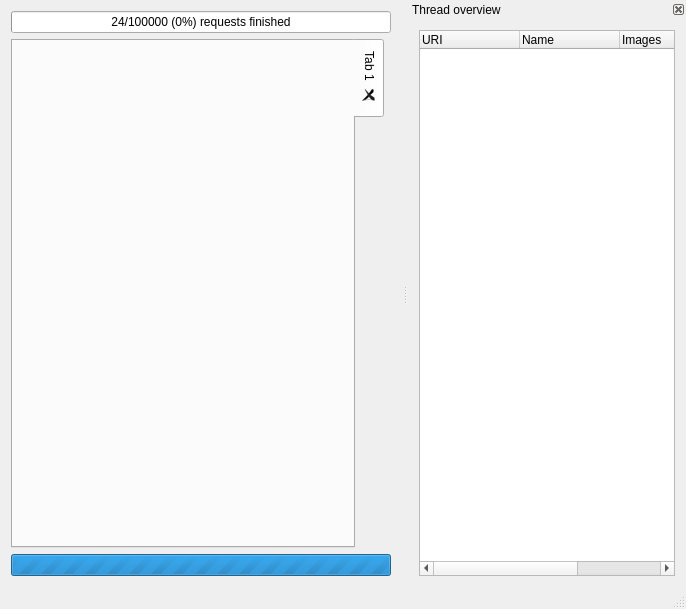
<?xml version="1.0" encoding="UTF-8"?>
<ui version="4.0">
 <class>MainWindow</class>
 <widget class="QMainWindow" name="MainWindow">
  <property name="geometry">
   <rect>
    <x>0</x>
    <y>0</y>
    <width>686</width>
    <height>609</height>
   </rect>
  </property>
  <property name="windowTitle">
   <string>4chan Downloader</string>
  </property>
  <property name="windowIcon">
   <iconset resource="resources.qrc">
    <normaloff>:/icons/resources/4chan.ico</normaloff>:/icons/resources/4chan.ico</iconset>
  </property>
  <widget class="QWidget" name="centralWidget">
   <layout class="QGridLayout" name="gridLayout">
    <item row="0" column="0" colspan="2">
     <widget class="QProgressBar" name="pbOpenRequests">
      <property name="maximum">
       <number>999999999</number>
      </property>
      <property name="value">
       <number>24</number>
      </property>
      <property name="format">
       <string>%v/%m (%p%) requests finished</string>
      </property>
     </widget>
    </item>
    <item row="1" column="0">
     <widget class="QTabWidget" name="tabWidget">
      <property name="tabPosition">
       <enum>QTabWidget::East</enum>
      </property>
      <property name="tabShape">
       <enum>QTabWidget::Rounded</enum>
      </property>
      <property name="currentIndex">
       <number>0</number>
      </property>
      <property name="tabsClosable">
       <bool>true</bool>
      </property>
      <property name="movable">
       <bool>true</bool>
      </property>
      <widget class="QWidget" name="tab">
       <attribute name="title">
        <string>Tab 1</string>
       </attribute>
      </widget>
     </widget>
    </item>
    <item row="2" column="0" colspan="2">
     <widget class="QProgressBar" name="pbPendingThumbnails">
      <property name="maximum">
       <number>0</number>
      </property>
      <property name="value">
       <number>0</number>
      </property>
      <property name="format">
       <string>Another %v thumbnails to create</string>
      </property>
     </widget>
    </item>
   </layout>
  </widget>
  <widget class="QStatusBar" name="statusBar"/>
  <widget class="QDockWidget" name="dockWidget">
   <property name="floating">
    <bool>false</bool>
   </property>
   <property name="features">
    <set>QDockWidget::DockWidgetClosable|QDockWidget::DockWidgetMovable</set>
   </property>
   <property name="allowedAreas">
    <set>Qt::LeftDockWidgetArea|Qt::RightDockWidgetArea</set>
   </property>
   <property name="windowTitle">
    <string>Thread overview</string>
   </property>
   <attribute name="dockWidgetArea">
    <number>2</number>
   </attribute>
   <widget class="QWidget" name="dockWidgetContents">
    <layout class="QGridLayout" name="gridLayout_2">
     <item row="0" column="0">
      <widget class="QTreeWidget" name="threadOverview">
       <column>
        <property name="text">
         <string>URI</string>
        </property>
       </column>
       <column>
        <property name="text">
         <string>Name</string>
        </property>
       </column>
       <column>
        <property name="text">
         <string>Images</string>
        </property>
       </column>
       <column>
        <property name="text">
         <string>Status</string>
        </property>
       </column>
      </widget>
     </item>
    </layout>
   </widget>
  </widget>
  <widget class="QMenuBar" name="menuBar">
   <property name="geometry">
    <rect>
     <x>0</x>
     <y>0</y>
     <width>686</width>
     <height>22</height>
    </rect>
   </property>
  </widget>
  <action name="actionAdd_Tab">
   <property name="icon">
    <iconset resource="resources.qrc">
     <normaloff>:/icons/resources/tab-new.png</normaloff>:/icons/resources/tab-new.png</iconset>
   </property>
   <property name="text">
    <string>&amp;Add thread</string>
   </property>
   <property name="statusTip">
    <string>Add single thread</string>
   </property>
   <property name="shortcut">
    <string>Ctrl+A</string>
   </property>
  </action>
  <action name="actionShowInfo">
   <property name="icon">
    <iconset resource="resources.qrc">
     <normaloff>:/icons/resources/about.png</normaloff>:/icons/resources/about.png</iconset>
   </property>
   <property name="text">
    <string>Program info</string>
   </property>
   <property name="statusTip">
    <string>Display program information</string>
   </property>
   <property name="shortcut">
    <string>Ctrl+I</string>
   </property>
  </action>
  <action name="actionOpen_Configuration">
   <property name="icon">
    <iconset resource="resources.qrc">
     <normaloff>:/icons/resources/settings.png</normaloff>:/icons/resources/settings.png</iconset>
   </property>
   <property name="text">
    <string>&amp;Configuration</string>
   </property>
   <property name="statusTip">
    <string>Open configuration dialog</string>
   </property>
   <property name="shortcut">
    <string>Ctrl+N</string>
   </property>
  </action>
  <action name="actionStart_all">
   <property name="icon">
    <iconset resource="resources.qrc">
     <normaloff>:/icons/resources/media-playback-start.png</normaloff>:/icons/resources/media-playback-start.png</iconset>
   </property>
   <property name="text">
    <string>&amp;Start all</string>
   </property>
   <property name="statusTip">
    <string>Start all threads at once</string>
   </property>
   <property name="shortcut">
    <string>Ctrl+S</string>
   </property>
  </action>
  <action name="actionStop_all">
   <property name="icon">
    <iconset resource="resources.qrc">
     <normaloff>:/icons/resources/media-playback-stop.png</normaloff>:/icons/resources/media-playback-stop.png</iconset>
   </property>
   <property name="text">
    <string>S&amp;top all</string>
   </property>
   <property name="statusTip">
    <string>Stop all threads at once</string>
   </property>
   <property name="shortcut">
    <string>Ctrl+T</string>
   </property>
  </action>
  <action name="actionAddMultipleTabs">
   <property name="icon">
    <iconset resource="resources.qrc">
     <normaloff>:/icons/resources/tab-++.png</normaloff>:/icons/resources/tab-++.png</iconset>
   </property>
   <property name="text">
    <string>Add &amp;multiple threads</string>
   </property>
   <property name="statusTip">
    <string>Add multiple threads</string>
   </property>
   <property name="shortcut">
    <string>Ctrl+M</string>
   </property>
  </action>
  <action name="actionTabOverview">
   <property name="checkable">
    <bool>true</bool>
   </property>
   <property name="checked">
    <bool>true</bool>
   </property>
   <property name="icon">
    <iconset resource="resources.qrc">
     <normaloff>:/icons/resources/list.png</normaloff>:/icons/resources/list.png</iconset>
   </property>
   <property name="text">
    <string>Tab &amp;overview</string>
   </property>
   <property name="toolTip">
    <string>Thread Overview</string>
   </property>
   <property name="statusTip">
    <string>Toggle thread overview window</string>
   </property>
   <property name="shortcut">
    <string>Ctrl+O</string>
   </property>
  </action>
  <action name="actionDebug">
   <property name="text">
    <string>Debug</string>
   </property>
   <property name="shortcut">
    <string>Ctrl+D</string>
   </property>
  </action>
  <action name="actionHistory">
   <property name="enabled">
    <bool>false</bool>
   </property>
   <property name="icon">
    <iconset resource="resources.qrc">
     <normaloff>:/icons/resources/remove.png</normaloff>:/icons/resources/remove.png</iconset>
   </property>
   <property name="text">
    <string>History</string>
   </property>
   <property name="statusTip">
    <string>History of closed threads</string>
   </property>
   <property name="shortcut">
    <string>Ctrl+H</string>
   </property>
  </action>
  <action name="actionExit">
   <property name="text">
    <string>&amp;Exit</string>
   </property>
   <property name="statusTip">
    <string>Close program</string>
   </property>
   <property name="shortcut">
    <string>Ctrl+Q</string>
   </property>
  </action>
 </widget>
 <layoutdefault spacing="6" margin="11"/>
 <resources>
  <include location="resources.qrc"/>
 </resources>
 <connections>
  <connection>
   <sender>actionShowInfo</sender>
   <signal>triggered()</signal>
   <receiver>MainWindow</receiver>
   <slot>showInfo()</slot>
   <hints>
    <hint type="sourcelabel">
     <x>-1</x>
     <y>-1</y>
    </hint>
    <hint type="destinationlabel">
     <x>269</x>
     <y>304</y>
    </hint>
   </hints>
  </connection>
  <connection>
   <sender>actionOpen_Configuration</sender>
   <signal>triggered()</signal>
   <receiver>MainWindow</receiver>
   <slot>showConfiguration()</slot>
   <hints>
    <hint type="sourcelabel">
     <x>-1</x>
     <y>-1</y>
    </hint>
    <hint type="destinationlabel">
     <x>269</x>
     <y>304</y>
    </hint>
   </hints>
  </connection>
  <connection>
   <sender>actionAddMultipleTabs</sender>
   <signal>triggered()</signal>
   <receiver>MainWindow</receiver>
   <slot>addMultipleTabs()</slot>
   <hints>
    <hint type="sourcelabel">
     <x>-1</x>
     <y>-1</y>
    </hint>
    <hint type="destinationlabel">
     <x>269</x>
     <y>304</y>
    </hint>
   </hints>
  </connection>
  <connection>
   <sender>threadOverview</sender>
   <signal>itemDoubleClicked(QTreeWidgetItem*,int)</signal>
   <receiver>MainWindow</receiver>
   <slot>showTab(QTreeWidgetItem*,int)</slot>
   <hints>
    <hint type="sourcelabel">
     <x>646</x>
     <y>325</y>
    </hint>
    <hint type="destinationlabel">
     <x>593</x>
     <y>440</y>
    </hint>
   </hints>
  </connection>
  <connection>
   <sender>actionTabOverview</sender>
   <signal>triggered()</signal>
   <receiver>MainWindow</receiver>
   <slot>toggleThreadOverview()</slot>
   <hints>
    <hint type="sourcelabel">
     <x>-1</x>
     <y>-1</y>
    </hint>
    <hint type="destinationlabel">
     <x>342</x>
     <y>304</y>
    </hint>
   </hints>
  </connection>
  <connection>
   <sender>actionDebug</sender>
   <signal>triggered()</signal>
   <receiver>MainWindow</receiver>
   <slot>debugButton()</slot>
   <hints>
    <hint type="sourcelabel">
     <x>-1</x>
     <y>-1</y>
    </hint>
    <hint type="destinationlabel">
     <x>342</x>
     <y>304</y>
    </hint>
   </hints>
  </connection>
  <connection>
   <sender>actionExit</sender>
   <signal>triggered()</signal>
   <receiver>MainWindow</receiver>
   <slot>close()</slot>
   <hints>
    <hint type="sourcelabel">
     <x>-1</x>
     <y>-1</y>
    </hint>
    <hint type="destinationlabel">
     <x>342</x>
     <y>304</y>
    </hint>
   </hints>
  </connection>
  <connection>
   <sender>actionAdd_Tab</sender>
   <signal>triggered()</signal>
   <receiver>MainWindow</receiver>
   <slot>addForegroundTab()</slot>
   <hints>
    <hint type="sourcelabel">
     <x>-1</x>
     <y>-1</y>
    </hint>
    <hint type="destinationlabel">
     <x>342</x>
     <y>304</y>
    </hint>
   </hints>
  </connection>
 </connections>
 <slots>
  <slot>addTab()</slot>
  <slot>closeTab()</slot>
  <slot>showInfo()</slot>
  <slot>showConfiguration()</slot>
  <slot>addMultipleTabs()</slot>
  <slot>showTab(QTreeWidgetItem*,int)</slot>
  <slot>debugButton()</slot>
  <slot>addForegroundTab()</slot>
  <slot>toggleThreadOverview()</slot>
 </slots>
</ui>
